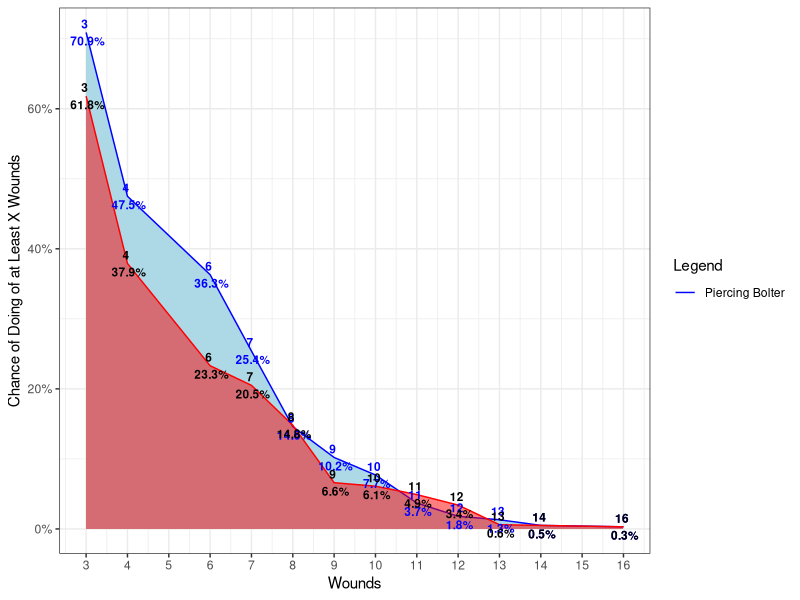

Generate this figure with R:
library(tidyverse)
library(scales)
library(glue)
#library(textclean)

Attacks <- 5
BS <- 3
NormalDamage <- 4
CritDamage <- 5
Save <- 3
Defense <- 3
k <- 1000
p <- 1
Piercing <- 0
AP <- 0
Cover <- 0
Rerolls <- ''
Rending <- 0
Starfire <- 0
MW <- 0
Lethal <- 0
FNP <- 0
NSaves <- 3
Hits <- 0


Rolls <- c(6, 6, 1, 1, 4)
Saves <- c(6, 5, 5)
RangedSim <-
  function(Attacks,
           BS,
           NormalDamage,
           CritDamage,
           Save,
           Defense,
           k,
           Name,
           Piercing,
           AP,
           Cover,
           Rerolls,
           Rending,
           Starfire,
           MW,
           Lethal,
           FNP) {
    Output <- do.call(rbind, lapply(1:k, function(p) {
      set.seed(SeedH[p])
      Rolls <- sample(1:6, Attacks, replace = T)
      set.seed(SeedS[p])
      #Lethal
      CritNumber <- ifelse(Lethal > 0, Lethal, 6)

      
      
      
      #Rerolls
      Rolls <-
        if (Rerolls == 'C') {
          as.numeric(c(Rolls[Rolls>=BS],sample(1:6, length(Rolls[Rolls==1]), replace = T)))
        } else if (Rerolls == 'R') {
          as.numeric(c(Rolls[Rolls>=BS],sample(1:6, length(Rolls[Rolls<BS]), replace = T)))
        } else{
          Rolls
        }
      Rolls <- sort(Rolls)
      Rolls[1] <-
        if (Rerolls == 'B') {
          ifelse(sort(Rolls)[1] < BS, sample(1:6, 1, replace = T), sort(Rolls)[1])
        } else{
          Rolls[1]
        }
      
      Hits <- as.numeric(length(Rolls[Rolls >= BS & Rolls < CritNumber]))
      Crits <- as.numeric(length(Rolls[Rolls >= CritNumber]))
      #Piercing and AP
      DefenseUse <-
        if (Piercing > 0 &
            Crits > 0) {
          Defense - Piercing
        } else if (AP > 0) {
          Defense - AP
        } else {
          Defense
        }
      DefenseUse <- if (Cover > 0) {
        DefenseUse - Cover
      } else{
        DefenseUse
      }
      Saves <- sample(1:6, DefenseUse, replace = T)
      
      #Rending
      Rends <- ifelse(Rending == 1 & Crits >=1 & Hits >= 1,1,0)
      Crits <- ifelse(Rends == 1,Crits+1,Crits)
      Hits <- ifelse(Rends == 1, Hits-1, Hits)
      
      #Starfire
      Exploit <- ifelse(Starfire == 1 & (Crits + Hits) < Attacks & Crits >=1, 1, 0)
      Hits <- ifelse(Exploit == 1, Hits+1, Hits)
      
      #Mortal Wounds
      Mortals <- MW * Crits
      
      
      
      NSaves <- as.numeric(length(Saves[Saves >= Save & Saves < 6]))
      NSaves <- if (Cover > 0) {
        NSaves + Cover
      }else{
        NSaves
      }
      CSaves <- as.numeric(length(Saves[Saves == 6]))
      #FIX FOR MELTAS
      CritO <- ifelse(Crits - CSaves >= 0, Crits - CSaves, 0)
      C2H <- ifelse(CSaves > Crits, CSaves - Crits, 0)
      H2C <-
        ifelse(CritO > 0 &
                 Hits - NSaves <= -1 &
                 CritDamage > NormalDamage & 
                 NSaves >= 2,
               2,
               0)
      CritO <-
        ifelse(CritO > 0 &
                 Hits - NSaves <= -1 &
                 CritDamage > NormalDamage & 
                 NSaves >= 2,
               CritO - 1,
               CritO)
      
      NSaves <- NSaves - H2C
      #REDO THIS PART
      H2C2 <-
        ifelse(NSaves - Hits > 0, floor((NSaves - Hits) / 2), 0)
      CritO <- CritO - (H2C + H2C2)
      NSaves <- NSaves - ifelse(NSaves - Hits > 0, floor((NSaves - Hits)), 0)
      HitO <-
        ifelse((Hits) - (NSaves + C2H) >= 0, (Hits) - (NSaves + C2H), 0)
      NDamage <- ifelse(HitO * NormalDamage > 0, HitO * NormalDamage, 0)
      CDamage <- ifelse(CritO * CritDamage > 0, CritO * CritDamage, 0)
      Damage <- ifelse(NDamage + CDamage < 0, 0, NDamage + CDamage) + Mortals
      
      #FNP
      FNPRolls<- sample(1:6,Damage, replace = T)
      Damage <- ifelse(FNP > 0, Damage - length(FNPRolls[FNPRolls>=FNP]),Damage)
      DamageOutput <-
        as.data.frame(Damage)
      # if (Damage > 20) {
      #   print(Rolls)
      # }
      # if (Damage > 20) {
      #   print(Saves)
      # }
      return(DamageOutput)
    }))
    
    
    #m <- 3
    OutputProb <-
      do.call(rbind, lapply(unique(c(
        0, unique(Output$Damage)
      )), function(m) {
        TotalDamage <- Output %>% filter(Damage == m) %>% nrow()
        DamageNumber <- Output %>% filter(Damage >= m) %>% nrow() / k
        DamageNumber <-
          as.data.frame(DamageNumber) %>% mutate(Number = m,
                                                 Events = TotalDamage,
                                                 Number2 = m)
        return(DamageNumber)
      }))
    Number <- c(min(OutputProb$Number):max(OutputProb$Number))
    NumberVector <- as.data.frame(Number)
    OutputProb <-
      left_join(NumberVector, OutputProb) %>% fill(DamageNumber, .direction = 'up') %>% fill(Events, .direction = 'up')
    return(OutputProb)
  }

Gun2Chart <- function(W3){
  
  colors <- c("blue", "red")
  names(colors) <- c(A,B)
  
  
  W3 <- full_join(W1, W2, by = "Number") %>% filter(Number > 0) %>% arrange(Number) %>%
    fill(DamageNumber.x, .direction = 'up') %>%
    fill(DamageNumber.y, .direction = 'up')
  colnames(W3)[c(2,5)] <- c('W1',"W2")
ComparisonChart <- ggplot(W3) +
  geom_area(
    aes(x = Number, y = W1, fill = Name),
    stat = "identity",
    color = 'blue',
    fill = 'light blue'
  ) +
  geom_line(
    aes(x = min(Number), y = min(W1), color = A)
  ) +
  geom_area(
    aes(x = Number, y = W2, fill = Name),
    stat = "identity",
    color = 'red',
    fill = 'red',
    alpha = .5
  ) +
  geom_text(
    aes(
      label = paste(Number, '\n', scales::percent(W1, .1)),
      x = Number,
      y = W1
    ),
    colour = "blue",
    fontface = "bold",
    size = 3
  ) +
  geom_text(
    aes(
      label = paste(Number, '\n', scales::percent(W2, .1)),
      x = Number,
      y = W2
    ),
    colour = "black",
    fontface = "bold",
    size = 3
  ) +
  scale_x_continuous(breaks = round(seq(min(W3$Number), max(W3$Number), by = 1), 1)) +
  scale_y_continuous(labels = scales::percent, limits = c(0, max(c(W3$W1, W3$W2)))) +
  theme_bw() +
  xlab('Wounds') +
  ylab('Chance of Doing of at Least X Wounds') +
  labs(color = "Legend") +
  scale_color_manual(values = colors)
return(ComparisonChart)
}
k <- 1000
SeedH <- sample(1:k, k, replace = TRUE)
SeedS <- sample(1:k, k, replace = TRUE)

# Attacks,
# BS,
# NormalDamage,
# CritDamage,
# Save,
# Defense,
# k,
# Name
A <- 'Piercing Bolter'
B <- 'Lethal 5+ Bolter'

W1 <- RangedSim(Attacks = 4,
                BS = 3,
                NormalDamage = 3,
                CritDamage = 4,
                Save = 3,
                Defense = 3,
                k = k,
                Name = A,
                Piercing = 1,
                AP = 0,
                Cover = 0,
                Rerolls = '',
                Rending = 0,
                Starfire = 0,
                MW = 0,
                Lethal = 0,
                FNP = 0
) %>% filter(Number2 > 0)

W2 <- RangedSim(Attacks = 4,
                BS = 3,
                NormalDamage = 3,
                CritDamage = 4,
                Save = 3,
                Defense = 3,
                k = k,
                Name = B,
                Piercing = 0,
                AP = 0,
                Cover = 0,
                Rerolls = '',
                Rending = 0,
                Starfire = 0,
                MW = 0,
                Lethal = 5,
                FNP = 0
) %>% filter(Number2 > 0)


Gun2Chart(W3)

